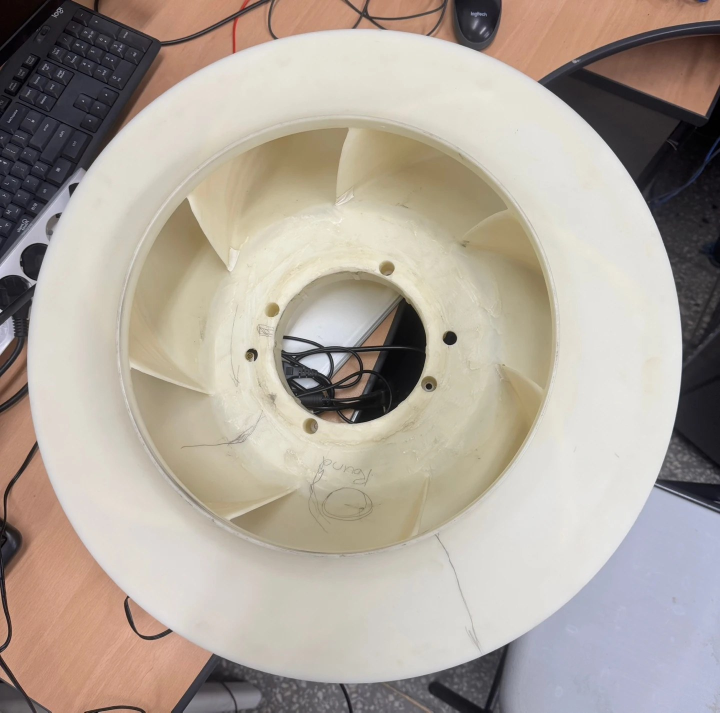
#> input picture samples/real_axial_eye.jpg, 1440 x 1425 px (shown at 1/2 size)
$ python pose.py ../samples/real_axial_eye.jpg   (older library calls are emulated)
#> lines starting #> are read from the running program, lines starting #| are printed output that depends on the picture
#> further down, img is the input picture: shape (1425, 1440, 3); mean B, G, R 154.7, 165, 174.7
"""Rim / eye ellipse detection and first-order rectification (fanscan v0.2, Module C).

A shrouded impeller photographed under imperfect conditions (tilt, close phone
camera, cluttered desk) shows a *family of concentric ellipses*: the outer rim
of the shroud, the inlet ring (eye), the hub flange and the bore.  This module
finds them robustly, picks the rim and the eye, and provides the affine map
that turns the rim ellipse back into a circle so the downstream analyzer can
work in a (nearly) axial frame.

Pipeline of :func:`find_ellipses`
---------------------------------
1. work copy downscaled to ``work_size`` px (speed), CLAHE, light blur
2. Canny at three threshold pairs -> contours -> candidate arcs (whole contour
   plus sliding windows, so a rim arc that Canny glued to a cable still yields
   a clean sub-arc) -> ``cv2.fitEllipse``; plus region candidates from an Otsu
   mask of the bright shroud (backup when the edge is fragmented)
3. support scoring: fraction of the ellipse perimeter that has an edge pixel
   within ``support_tol`` px *and* whose image gradient is aligned with the
   ellipse normal (the orientation test is what kills desk clutter)
4. non-max suppression of near duplicates, keep the best ``n_refine``
5. refinement at full resolution: for every perimeter sample search along the
   normal for the strongest aligned gradient, refit, three times with a
   shrinking search window (an active-contour step: makes a quarter arc
   converge onto the full rim); rescore at full resolution; final NMS.

Ellipse convention
------------------
:class:`EllipseFit` stores semi-axes ``a >= b`` and ``angle_deg`` = direction
of the major axis in *image* coordinates (x right, y down), such that a point
of the ellipse is ``center + R(angle) @ (a cos t, b sin t)`` with
``R = [[c, -s], [s, c]]`` - the same convention ``cv2.ellipse`` draws with,
so ``e.to_cv()`` can be passed straight to ``cv2.ellipse``.
"""
from __future__ import annotations

import math
from dataclasses import dataclass, field
from typing import Any

import cv2
import numpy as np

__all__ = [
    "EllipseFit", "find_ellipses", "pick_impeller_ellipses", "rectify",
    "tilt_from_ellipse", "estimate_perspective_scale", "scale_at_height",
    "transform_ellipse", "invert_affine", "apply_affine", "draw_ellipses",
]


# ---------------------------------------------------------------------------
# data type
# ---------------------------------------------------------------------------
@dataclass
class EllipseFit:
    center: tuple[float, float]          # (cx, cy) px
    axes: tuple[float, float]            # semi-axes (a, b), a >= b
    angle_deg: float                     # major-axis direction, image coords (y down)
    score: float = 0.0                   # chance-corrected perimeter support in [0, 1]
    n_inliers: int = 0                   # perimeter samples with aligned edge within tol
    meta: dict[str, Any] = field(default_factory=dict)

    # -- convenience -------------------------------------------------------
    @property
    def a(self) -> float:
        return float(self.axes[0])

    @property
    def b(self) -> float:
        return float(self.axes[1])

    @property
    def aspect(self) -> float:
        """b / a in (0, 1]; 1 = circle."""
        return float(self.axes[1] / self.axes[0]) if self.axes[0] > 0 else 0.0

    @property
    def perimeter(self) -> float:
        a, b = self.axes
        h = ((a - b) / (a + b)) ** 2 if (a + b) > 0 else 0.0
        return math.pi * (a + b) * (1 + 3 * h / (10 + math.sqrt(4 - 3 * h)))   # Ramanujan

    @classmethod
    def from_cv(cls, rr: tuple, **kw) -> "EllipseFit":
        """From ``cv2.fitEllipse`` output ``((cx, cy), (w, h), angle)`` (full axes)."""
        (cx, cy), (w, h), ang = rr
        a, b, phi = (w / 2.0, h / 2.0, ang) if w >= h else (h / 2.0, w / 2.0, ang + 90.0)
        return cls((float(cx), float(cy)), (float(a), float(b)), float(phi % 180.0), **kw)

    def to_cv(self) -> tuple[tuple[float, float], tuple[float, float], float]:
        """``((cx, cy), (2a, 2b), angle)`` for ``cv2.ellipse`` / ``cv2.fitEllipse`` style."""
        return (self.center, (2.0 * self.axes[0], 2.0 * self.axes[1]), self.angle_deg)

    def points(self, n: int = 360, t: np.ndarray | None = None) -> np.ndarray:
        """(n, 2) float points on the ellipse, parameter t in [0, 2pi)."""
        if t is None:
            t = np.linspace(0.0, 2.0 * math.pi, n, endpoint=False)
        c, s = math.cos(math.radians(self.angle_deg)), math.sin(math.radians(self.angle_deg))
        x = self.axes[0] * np.cos(t)
        y = self.axes[1] * np.sin(t)
        return np.stack([self.center[0] + c * x - s * y,
                         self.center[1] + s * x + c * y], axis=1)

    def normals(self, t: np.ndarray) -> np.ndarray:
        """(n, 2) unit outward normals at parameter t."""
        c, s = math.cos(math.radians(self.angle_deg)), math.sin(math.radians(self.angle_deg))
        # tangent in the ellipse frame: (-a sin t, b cos t) -> normal (b cos t, a sin t)
        nx = self.axes[1] * np.cos(t)
        ny = self.axes[0] * np.sin(t)
        n = np.stack([c * nx - s * ny, s * nx + c * ny], axis=1)
        return n / np.maximum(np.linalg.norm(n, axis=1, keepdims=True), 1e-9)

    def scaled(self, k: float) -> "EllipseFit":
        return EllipseFit((self.center[0] * k, self.center[1] * k),
                          (self.axes[0] * k, self.axes[1] * k), self.angle_deg,
                          self.score, self.n_inliers, dict(self.meta))

    # [5 lines left out: function to_dict, not called in this run]


# ---------------------------------------------------------------------------
# small helpers
# ---------------------------------------------------------------------------
def _to_gray(img: np.ndarray) -> np.ndarray:
    if img.ndim == 3:
        img = cv2.cvtColor(img, cv2.COLOR_BGRA2GRAY if img.shape[2] == 4 else cv2.COLOR_BGR2GRAY)
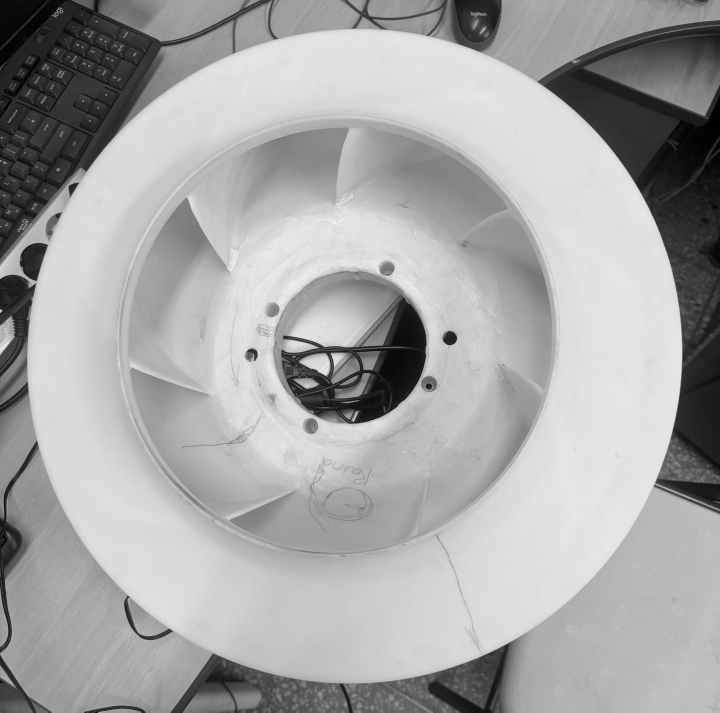
#> img: shape (1425, 1440) (shown at 1/2 size); min 0, max 251, mean 166.7
    if img.dtype != np.uint8:
        img = np.clip(img, 0, 255).astype(np.uint8)
    return img


def _prep(gray: np.ndarray, blur_sigma: float = 1.2) -> tuple[np.ndarray, np.ndarray, np.ndarray]:
    """CLAHE-normalised, blurred image plus its Sobel gradient (gx, gy) as float32."""
    clahe = cv2.createCLAHE(clipLimit=2.0, tileGridSize=(8, 8))
    eq = clahe.apply(gray)
    sm = cv2.GaussianBlur(eq, (0, 0), blur_sigma)
    gx = cv2.Sobel(sm, cv2.CV_32F, 1, 0, ksize=3) / 8.0
    gy = cv2.Sobel(sm, cv2.CV_32F, 0, 1, ksize=3) / 8.0
    return sm, gx, gy


def _canny_levels(sm: np.ndarray, levels=((20, 60), (45, 120), (90, 220))) -> list[np.ndarray]:
    return [cv2.Canny(sm, lo, hi, L2gradient=True) for lo, hi in levels]


def _fit(pts: np.ndarray) -> EllipseFit | None:
    if len(pts) < 6:
        return None
    try:
        rr = cv2.fitEllipse(np.asarray(pts, np.float32).reshape(-1, 1, 2))
    except cv2.error:
        return None
    (cx, cy), (w, h), ang = rr
    if not all(np.isfinite([cx, cy, w, h, ang])) or w <= 0 or h <= 0:
        return None
    return EllipseFit.from_cv(rr)


def _plausible(e: EllipseFit, shape: tuple[int, int], a_min: float, a_max: float) -> bool:
    H, W = shape[:2]
    a, b = e.axes
    if not (a_min <= a <= a_max) or b < 0.05 * a:
        return False
    cx, cy = e.center
    return (-0.5 * W <= cx <= 1.5 * W) and (-0.5 * H <= cy <= 1.5 * H)


def _sample_count(e: EllipseFit, spacing: float = 1.0, lo: int = 180, hi: int = 3000) -> int:
    return int(np.clip(e.perimeter / spacing, lo, hi))


_COS_MIN = 0.6                       # |cos| between gradient and ellipse normal
_P_ALIGN = 1.0 - math.degrees(math.acos(_COS_MIN)) / 90.0   # chance of alignment, ~0.59


def _chance_level(dist: np.ndarray, tol: float) -> float:
    """Support a random curve would get by chance: edge density x alignment chance."""
    return float((dist <= tol).mean()) * _P_ALIGN


def _support(e: EllipseFit, dist: np.ndarray, gx: np.ndarray, gy: np.ndarray,
             tol: float, cos_min: float = _COS_MIN, gmin: float = 1.5,
             p_null: float = 0.0) -> tuple[float, int]:
    """Chance-corrected fraction of the perimeter with an aligned edge pixel within *tol* px.

    A perimeter sample is supported when an edge pixel lies within *tol* px and the
    image gradient there is aligned with the ellipse normal (|cos| >= cos_min).
    raw = perimeter fraction covered by *contiguous* supported runs (runs shorter than
    1 % of the perimeter / 8 samples ignored); score = (raw - null) / (1 - null) clipped
    to [0, 1], where *null* is the run-filtered support a random curve would get given
    the image's edge density *p_null*.  Both steps keep texture / noise from producing
    confident false ellipses.  ``n_inliers`` is the raw count of supported samples.
    """
    H, W = dist.shape
    n = _sample_count(e, max(tol, 1.0))
    t = np.linspace(0, 2 * math.pi, n, endpoint=False)
    P = e.points(t=t)
    N = e.normals(t)
    xi = np.rint(P[:, 0]).astype(int)
    yi = np.rint(P[:, 1]).astype(int)
    inside = (xi >= 0) & (xi < W) & (yi >= 0) & (yi < H)
    if inside.sum() < 0.5 * n:
        return 0.0, 0
    xi, yi, N = xi[inside], yi[inside], N[inside]
    d = dist[yi, xi]
    g = np.stack([gx[yi, xi], gy[yi, xi]], axis=1)
    gn = np.linalg.norm(g, axis=1)
    cosang = np.abs((g * N).sum(1)) / np.maximum(gn, 1e-6)
    ok = (d <= tol) & (gn >= gmin) & (cosang >= cos_min)
    n_in = int(ok.sum())
    full = np.zeros(n, bool)
    full[np.flatnonzero(inside)] = ok
    # normalise by the full perimeter so ellipses hanging out of the frame are penalised
    min_run = max(8, int(0.01 * n))
    raw = _run_support(full, min_run)
    null = _run_null(p_null, min_run)
    return float(np.clip((raw - null) / max(1.0 - null, 1e-6), 0.0, 1.0)), n_in


def _run_support(ok: np.ndarray, min_run: int) -> float:
    """Fraction of a circular boolean perimeter covered by supported runs of at least
    *min_run* consecutive samples.  Random texture gives short runs and scores ~0; a
    real edge gives runs of dozens of samples."""
    n = len(ok)
    if n == 0 or not ok.any():
        return 0.0
    if ok.all():
        return 1.0
    start = int(np.argmin(ok))                       # rotate so index 0 is unsupported
    c = np.roll(ok, -start)
    edges = np.flatnonzero(np.diff(np.concatenate([[0], c.astype(int), [0]])))
    lens = edges[1::2] - edges[0::2]
    return float(lens[lens >= min_run].sum()) / n


def _run_null(p: float, min_run: int) -> float:
    """Expected run-filtered support of a random curve whose samples are supported
    independently with probability *p* (geometric run lengths)."""
    L = min_run
    return float(p * p ** (L - 1) * (L - (L - 1) * p)) if 0 < p < 1 else 0.0


def _is_dup(e1: EllipseFit, e2: EllipseFit, rel: float = 0.06) -> bool:
    a = max(e1.axes[0], e2.axes[0])
    tol = rel * a
    if abs(e1.axes[0] - e2.axes[0]) > tol or abs(e1.axes[1] - e2.axes[1]) > tol:
        return False
    if math.hypot(e1.center[0] - e2.center[0], e1.center[1] - e2.center[1]) > tol:
        return False
    if e1.aspect < 0.93 and e2.aspect < 0.93:
        dang = abs((e1.angle_deg - e2.angle_deg + 90.0) % 180.0 - 90.0)
        if dang > 15.0:
            return False
    return True


def _nms(cands: list[EllipseFit], rel: float = 0.06) -> list[EllipseFit]:
    keep: list[EllipseFit] = []
    for e in sorted(cands, key=lambda q: q.score, reverse=True):
        if not any(_is_dup(e, k, rel) for k in keep):
            keep.append(e)
    return keep


def _normal_distance(e: EllipseFit, pts: np.ndarray) -> np.ndarray:
    """First-order (Newton) distance of points to the ellipse outline, signed (+ outside)."""
    phi = math.radians(e.angle_deg)
    c, s = math.cos(phi), math.sin(phi)
    u = np.asarray(pts, float) - np.array(e.center)
    ux = c * u[:, 0] + s * u[:, 1]
    uy = -s * u[:, 0] + c * u[:, 1]
    a, b = e.axes
    rho = np.hypot(ux / a, uy / b)
    grad = np.hypot(ux / a ** 2, uy / b ** 2) / np.maximum(rho, 1e-9)
    return (rho - 1.0) / np.maximum(grad, 1e-9)


def _suppress_overlapping(ells: list[EllipseFit], shape: tuple[int, int], tol: float = 3.0,
                          max_shared: float = 0.35) -> list[EllipseFit]:
    """Drop an ellipse when > *max_shared* of its perimeter lies within *tol* px of a
    better-scoring kept ellipse (its support is borrowed from that one)."""
    H, W = shape[:2]
    keep: list[EllipseFit] = []
    for e in sorted(ells, key=lambda q: q.score, reverse=True):
        if keep:
            P = e.points(n=_sample_count(e, 2.0, 180, 1500))
            ok = (P[:, 0] >= 0) & (P[:, 0] < W) & (P[:, 1] >= 0) & (P[:, 1] < H)
            if ok.sum():
                near = np.zeros(int(ok.sum()), bool)
                for k in keep:
                    near |= np.abs(_normal_distance(k, P[ok])) <= tol
                if near.mean() > max_shared:
                    continue
        keep.append(e)
    return keep


def _arc_candidates(contours, L_min: int, n_pairs: int = 20) -> list[np.ndarray]:
    """Whole contours, sliding sub-arcs (so glued clutter can be shaken off) and
    pairs of the longest arcs (a RANSAC-like step: two opposite arcs of a very
    flat rim fit well together while each alone is nearly a straight line)."""
    out, longest = [], []
    for c in contours:
        pts = c.reshape(-1, 2)
        L = len(pts)
        if L < L_min:
            continue
        out.append(pts)
        longest.append(pts)
        if L >= 2 * L_min:
            win = max(L_min, L // 3)
            step = max(win // 2, 1)
            for s in range(0, L - win + 1, step):
                out.append(pts[s:s + win])
    longest.sort(key=len, reverse=True)
    longest = longest[:n_pairs]
    for i in range(len(longest)):
        for j in range(i + 1, len(longest)):
            out.append(np.vstack([longest[i], longest[j]]))
    return out


def _region_candidates(sm: np.ndarray, a_min: float) -> list[np.ndarray]:
    """Contours of bright blobs (Otsu) - a cheap backup source for the shroud rim."""
    out = []
    _, mask = cv2.threshold(cv2.GaussianBlur(sm, (0, 0), 2.0), 0, 255,
                            cv2.THRESH_BINARY + cv2.THRESH_OTSU)
    mask = cv2.morphologyEx(mask, cv2.MORPH_OPEN, np.ones((5, 5), np.uint8))
    cs, _ = cv2.findContours(mask, cv2.RETR_EXTERNAL, cv2.CHAIN_APPROX_NONE)
    for c in cs:
        if cv2.contourArea(c) >= math.pi * a_min * a_min * 0.3:
            out.append(c.reshape(-1, 2))
    return out


def _trim_refit(pts: np.ndarray, e: EllipseFit, min_keep: int = 30) -> EllipseFit:
    """Drop points far from *e* (robust MAD rule) and refit once."""
    res = _normal_distance(e, pts)
    mad = np.median(np.abs(res - np.median(res))) * 1.4826
    keep = np.abs(res) <= max(1.5, 3.0 * mad)
    if keep.sum() >= max(min_keep, 0.5 * len(pts)):
        r = _fit(pts[keep])
        if r is not None:
            return r
    return e


def _refine(e: EllipseFit, sm: np.ndarray, gx: np.ndarray, gy: np.ndarray,
            windows=(10.0, 5.0, 2.5), cos_min: float = 0.6, conv_tol: float = 0.3) -> EllipseFit | None:
    """Active-contour style refinement.

    For every perimeter sample the projected (normal-aligned) gradient is read
    along the normal within +-window px.  Passes with a window > 4 px take the
    strongest response (pulls a coarse arc fit onto the real edge, iterated
    until the fit stops moving), the small final passes take the strongest
    *peak nearest to the current estimate* (stable: does not jump to a
    neighbouring ring).  Each refit is followed by a robust trim-and-refit so a
    cable crossing the rim does not bias it.
    """
    H, W = sm.shape
    cur = e
    prev_win = None
    for win in windows:
        n = _sample_count(cur, 3.0 if win > 4.0 else 1.5, 240, 2400)
        t = np.linspace(0, 2 * math.pi, n, endpoint=False)
        P = cur.points(t=t)
        N = cur.normals(t)
        steps = np.arange(-win, win + 0.5, 1.0)
        X = P[:, 0:1] + N[:, 0:1] * steps[None, :]
        Y = P[:, 1:2] + N[:, 1:2] * steps[None, :]
        xi = np.rint(X).astype(int)
        yi = np.rint(Y).astype(int)
        inside = (xi >= 0) & (xi < W) & (yi >= 0) & (yi < H)
        xi_c = np.clip(xi, 0, W - 1)
        yi_c = np.clip(yi, 0, H - 1)
        gxx, gyy = gx[yi_c, xi_c], gy[yi_c, xi_c]
        resp = np.abs(gxx * N[:, 0:1] + gyy * N[:, 1:2])          # projected gradient
        gmag = np.hypot(gxx, gyy)
        aligned = resp >= cos_min * gmag
        resp = np.where(inside & aligned, resp, 0.0)
        gmax = resp.max(axis=1)
        if not np.any(gmax > 0):
            return None
        thr = max(1.5, 0.25 * np.median(gmax[gmax > 0]))
        if win > 4.0:
            k = resp.argmax(axis=1)
        else:
            # nearest local maximum above threshold
            mid = len(steps) // 2
            peak = (resp >= thr)
            peak[:, 1:] &= resp[:, 1:] >= resp[:, :-1]
            peak[:, :-1] &= resp[:, :-1] >= resp[:, 1:]
            cost = np.where(peak, np.abs(np.arange(len(steps)) - mid)[None, :], 10 ** 6)
            k = cost.argmin(axis=1)
            k = np.where(cost[np.arange(n), k] >= 10 ** 6, resp.argmax(axis=1), k)
        best = resp[np.arange(n), k]
        ok = (best >= thr) & (k > 0) & (k < len(steps) - 1)
        if ok.sum() < max(30, 0.15 * n):
            return None
        pts = np.stack([X[np.arange(n), k], Y[np.arange(n), k]], axis=1)[ok]
        if np.ptp(np.unwrap(np.sort(t[ok]))) < math.radians(60):
            return None
        nxt = _fit(pts)
        if nxt is None or not np.isfinite(nxt.axes).all():
            return None
        nxt = _trim_refit(pts, nxt)
        # guard against runaway refits (e.g. jumping to a neighbouring ring)
        if abs(nxt.axes[0] - cur.axes[0]) > 0.25 * cur.axes[0] + 2 * win:
            return None
        moved = max(abs(nxt.axes[0] - cur.axes[0]), abs(nxt.axes[1] - cur.axes[1]),
                    abs(nxt.center[0] - cur.center[0]), abs(nxt.center[1] - cur.center[1]))
        cur = nxt
        if prev_win == win and moved < conv_tol:      # repeated window: converged early
            prev_win = None
            continue
        prev_win = win
    return cur


def _refine_best(e: EllipseFit, sm, gx, gy, dist, support_tol: float,
                 a_min: float, a_max: float, p_null: float = 0.0) -> EllipseFit:
    """Try a conservative and an aggressive refinement schedule, keep the best support."""
    w_big = max(10.0, 0.05 * e.axes[0])
    schedules = (
        (6.0, 3.0, 2.5),                                       # already close: do not wander
        (w_big,) * 8 + (max(4.0, w_big / 3), 2.5),             # far off: walk onto the edge
    )
    cands = [e]
    for sch in schedules:
        r = _refine(e, sm, gx, gy, windows=sch)
        if r is not None and _plausible(r, sm.shape, a_min, a_max):
            cands.append(r)
    for c in cands:
        c.score, c.n_inliers = _support(c, dist, gx, gy, support_tol, p_null=p_null)
    return max(cands, key=lambda q: q.score)


# ---------------------------------------------------------------------------
# public API
# ---------------------------------------------------------------------------
def find_ellipses(img_gray: np.ndarray, *, min_axis_frac: float = 0.15, max_count: int = 6,
                  work_size: int = 800, support_tol: float = 2.0, min_support: float = 0.25,
                  n_refine: int = 20, refine: bool = True,
                  return_debug: bool = False) -> list[EllipseFit] | tuple[list[EllipseFit], dict]:
    """Detect large ellipses (rim, eye ring, hub flange, ...) in a photo.

    Parameters
    ----------
    img_gray : uint8 gray (BGR accepted and converted)
    min_axis_frac : minimum major *semi*-axis as a fraction of ``min(H, W)``
    max_count : maximum number of ellipses returned (sorted by ``score`` desc)
    work_size : longest image side used for the coarse detection
    support_tol : px distance for a perimeter sample to count as supported
    min_support : coarse-stage support threshold
    refine : refine candidates at full resolution (recommended)

    Returns ``list[EllipseFit]`` sorted by ``score`` (chance-corrected fraction of
    the perimeter supported by an aligned edge within ``support_tol`` px, in [0, 1];
    ``n_inliers`` is the raw count of supported perimeter samples).
    """
    gray = _to_gray(np.asarray(img_gray))
    H, W = gray.shape
    a_min_full = min_axis_frac * min(H, W)
    a_max_full = 1.2 * max(H, W)

    # ---- coarse stage --------------------------------------------------
    s = min(1.0, work_size / float(max(H, W)))
    small = cv2.resize(gray, (max(8, int(round(W * s))), max(8, int(round(H * s)))),
                       interpolation=cv2.INTER_AREA) if s < 1.0 else gray
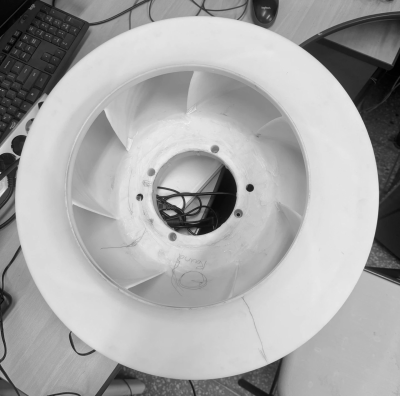
#> small: shape (792, 800) (shown at 1/2 size); min 0, max 249, mean 166.7
    sm_s, gx_s, gy_s = _prep(small, 1.2)
#> in _prep, `eq = clahe.apply(gray)`:
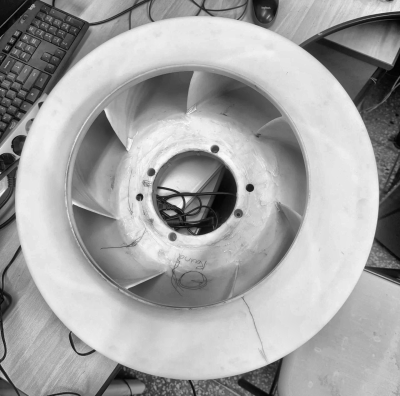
#> eq: shape (792, 800) (shown at 1/2 size); min 1, max 252, mean 163.6
#> in _prep, `gx = cv2.Sobel(sm, cv2.CV_32F, 1, 0, ksize=3) / 8.0`:
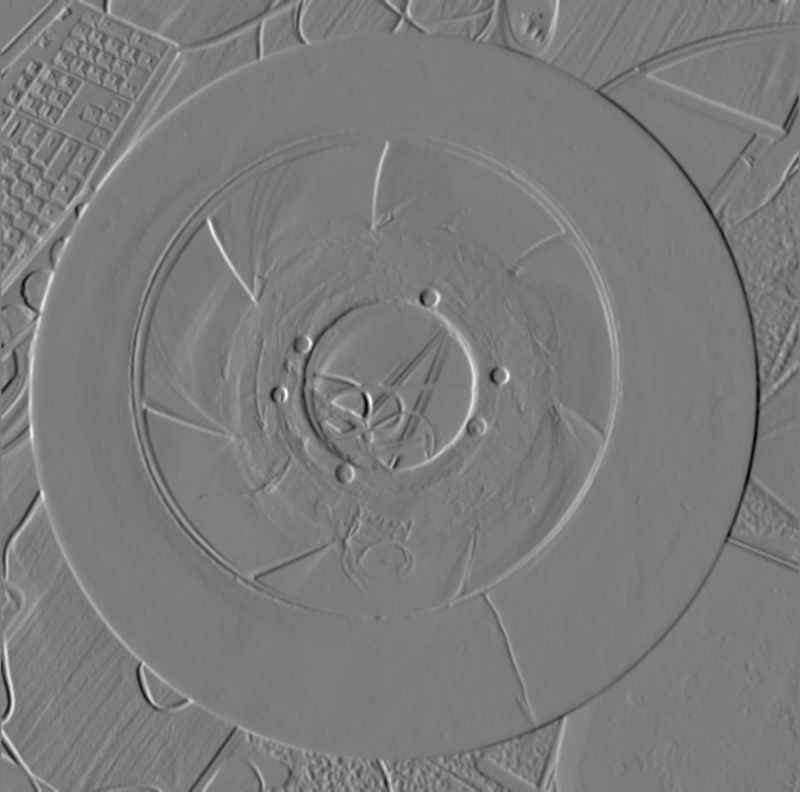
#> gx: shape (792, 800) float32; min -47.5, max 49.88, mean 0; drawn with min black and max white
    edges_levels = _canny_levels(sm_s)
#> (the rest of the program and of its run is left out)
